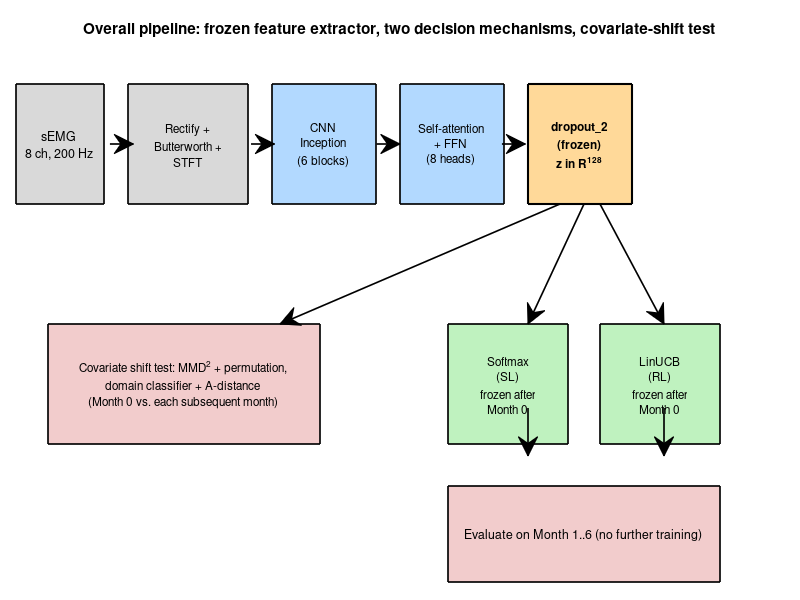

Write MATLAB code to recreate this figure.
% #################################################################
% Diagrama de bloques del pipeline completo, para la seccion de
% Metodologia del paper RL_vs_SL. Muestra el flujo real: EMG crudo ->
% preprocesamiento -> espectrograma -> CNN Inception -> Transformer ->
% dropout_2 congelado -> [Softmax | LinUCB], y la evaluacion longitudinal
% Mes0 (calibracion) -> Mes1..Mes6 (evaluacion, sin actualizar parametros).
% Grafica nativa de MATLAB (annotation-based), no recreada en PowerPoint.
% #################################################################

clear; clc;

fig = figure('Visible', 'off', 'Position', [100 100 1000 500], 'Color', 'w');
ax = axes('Position', [0 0 1 1], 'Visible', 'off');
xlim(ax, [0 10]); ylim(ax, [0 5]); hold(ax, 'on');

colorPre = [0.85 0.85 0.85];
colorBackbone = [0.70 0.85 1.00];
colorFrozen = [1.00 0.85 0.60];
colorDecision = [0.75 0.95 0.75];
colorEval = [0.95 0.80 0.80];

% --- Bloque 1: EMG crudo ---
rectangle(ax, 'Position', [0.2 3.3 1.1 1.0], 'FaceColor', colorPre, 'EdgeColor', 'k', 'LineWidth', 1.2);
text(ax, 0.75, 3.8, sprintf('sEMG\n8 ch, 200 Hz'), 'HorizontalAlignment', 'center', 'FontSize', 9);

% --- Bloque 2: Preprocesamiento + espectrograma ---
rectangle(ax, 'Position', [1.6 3.3 1.5 1.0], 'FaceColor', colorPre, 'EdgeColor', 'k', 'LineWidth', 1.2);
text(ax, 2.35, 3.8, sprintf('Rectify +\nButterworth +\nSTFT'), 'HorizontalAlignment', 'center', 'FontSize', 8.5);

% --- Bloque 3: CNN Inception ---
rectangle(ax, 'Position', [3.4 3.3 1.3 1.0], 'FaceColor', colorBackbone, 'EdgeColor', 'k', 'LineWidth', 1.2);
text(ax, 4.05, 3.8, sprintf('CNN\nInception\n(6 blocks)'), 'HorizontalAlignment', 'center', 'FontSize', 8.5);

% --- Bloque 4: Transformer ---
rectangle(ax, 'Position', [5.0 3.3 1.3 1.0], 'FaceColor', colorBackbone, 'EdgeColor', 'k', 'LineWidth', 1.2);
text(ax, 5.65, 3.8, sprintf('Self-attention\n+ FFN\n(8 heads)'), 'HorizontalAlignment', 'center', 'FontSize', 8.5);

% --- Bloque 5: dropout_2 congelado ---
rectangle(ax, 'Position', [6.6 3.3 1.3 1.0], 'FaceColor', colorFrozen, 'EdgeColor', 'k', 'LineWidth', 1.5);
text(ax, 7.25, 3.8, sprintf('dropout\\_2\n(frozen)\nz in R^{128}'), 'HorizontalAlignment', 'center', 'FontSize', 8.5, 'FontWeight', 'bold');

% --- Flechas horizontales del bloque superior ---
arrowPairs = [1.3 1.6; 3.1 3.4; 4.7 5.0; 6.3 6.6];
for i = 1:size(arrowPairs, 1)
    annotation(fig, 'arrow', ...
        [arrowPairs(i,1)/10*0.98+0.01 arrowPairs(i,2)/10*0.98+0.01], [0.76 0.76], 'LineWidth', 1.2);
end

% --- Bloques de decision (debajo, dos ramas desde dropout_2) ---
rectangle(ax, 'Position', [5.6 1.3 1.5 1.0], 'FaceColor', colorDecision, 'EdgeColor', 'k', 'LineWidth', 1.2);
text(ax, 6.35, 1.8, sprintf('Softmax\n(SL)\nfrozen after\nMonth 0'), 'HorizontalAlignment', 'center', 'FontSize', 8.5);

rectangle(ax, 'Position', [7.5 1.3 1.5 1.0], 'FaceColor', colorDecision, 'EdgeColor', 'k', 'LineWidth', 1.2);
text(ax, 8.25, 1.8, sprintf('LinUCB\n(RL)\nfrozen after\nMonth 0'), 'HorizontalAlignment', 'center', 'FontSize', 8.5);

% Flechas de dropout_2 hacia las dos cabezas de decision
annotation(fig, 'arrow', [0.73 0.66], [0.66 0.46], 'LineWidth', 1.2);
annotation(fig, 'arrow', [0.75 0.83], [0.66 0.46], 'LineWidth', 1.2);

% --- Bloque de evaluacion longitudinal (debajo de ambas cabezas) ---
rectangle(ax, 'Position', [5.6 0.15 3.4 0.8], 'FaceColor', colorEval, 'EdgeColor', 'k', 'LineWidth', 1.2);
text(ax, 7.3, 0.55, 'Evaluate on Month 1..6 (no further training)', 'HorizontalAlignment', 'center', 'FontSize', 9);

annotation(fig, 'arrow', [0.66 0.66], [0.32 0.24], 'LineWidth', 1.2);
annotation(fig, 'arrow', [0.83 0.83], [0.32 0.24], 'LineWidth', 1.2);

% --- Bloque de covariate shift (rama separada desde dropout_2) ---
rectangle(ax, 'Position', [0.6 1.3 3.4 1.0], 'FaceColor', colorEval, 'EdgeColor', 'k', 'LineWidth', 1.2);
text(ax, 2.3, 1.8, sprintf('Covariate shift test: MMD^2 + permutation,\ndomain classifier + A-distance\n(Month 0 vs. each subsequent month)'), ...
    'HorizontalAlignment', 'center', 'FontSize', 8.5);

annotation(fig, 'arrow', [0.70 0.35], [0.66 0.46], 'LineWidth', 1.2);

title(ax, 'Overall pipeline: frozen feature extractor, two decision mechanisms, covariate-shift test', ...
    'FontSize', 11, 'Position', [5 4.7 0]);

exportgraphics(fig, 'RL_vs_SL/fig_pipeline_overview.png', 'Resolution', 220);
close(fig);
fprintf('Diagrama guardado en RL_vs_SL/fig_pipeline_overview.png\n');
